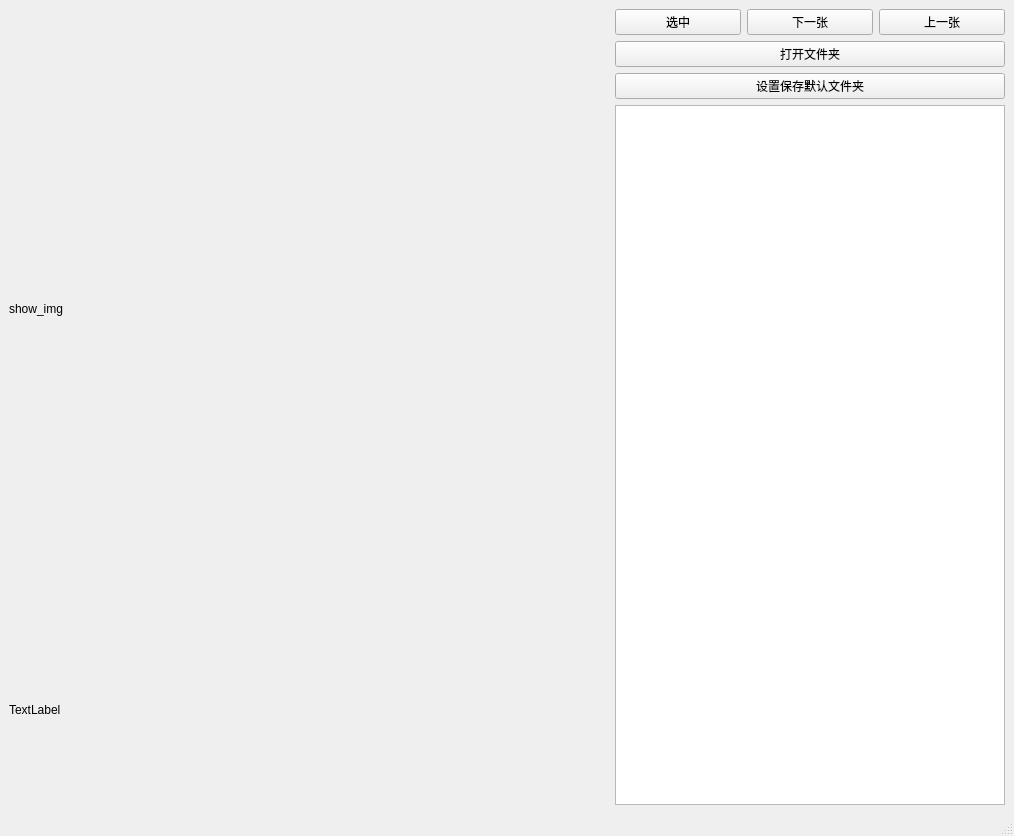
<?xml version="1.0" encoding="UTF-8"?>
<ui version="4.0">
 <class>MainWindow</class>
 <widget class="QMainWindow" name="MainWindow">
  <property name="geometry">
   <rect>
    <x>0</x>
    <y>0</y>
    <width>1014</width>
    <height>836</height>
   </rect>
  </property>
  <property name="windowTitle">
   <string>MainWindow</string>
  </property>
  <widget class="QWidget" name="centralwidget">
   <layout class="QHBoxLayout" name="horizontalLayout_2">
    <item>
     <layout class="QVBoxLayout" name="verticalLayout">
      <item>
       <widget class="QLabel" name="show_img_widget">
        <property name="sizePolicy">
         <sizepolicy hsizetype="Preferred" vsizetype="Preferred">
          <horstretch>2</horstretch>
          <verstretch>0</verstretch>
         </sizepolicy>
        </property>
        <property name="minimumSize">
         <size>
          <width>600</width>
          <height>600</height>
         </size>
        </property>
        <property name="maximumSize">
         <size>
          <width>1280</width>
          <height>1280</height>
         </size>
        </property>
        <property name="text">
         <string>show_img</string>
        </property>
       </widget>
      </item>
      <item>
       <widget class="QLabel" name="label">
        <property name="sizePolicy">
         <sizepolicy hsizetype="Preferred" vsizetype="Preferred">
          <horstretch>1</horstretch>
          <verstretch>0</verstretch>
         </sizepolicy>
        </property>
        <property name="text">
         <string>TextLabel</string>
        </property>
       </widget>
      </item>
     </layout>
    </item>
    <item>
     <layout class="QVBoxLayout" name="verticalLayout_3">
      <item>
       <layout class="QVBoxLayout" name="verticalLayout_2">
        <item>
         <layout class="QHBoxLayout" name="horizontalLayout">
          <item>
           <widget class="QPushButton" name="selectbtn">
            <property name="text">
             <string>选中</string>
            </property>
           </widget>
          </item>
          <item>
           <widget class="QPushButton" name="next_btn">
            <property name="text">
             <string>下一张</string>
            </property>
           </widget>
          </item>
          <item>
           <widget class="QPushButton" name="previous_btn">
            <property name="text">
             <string>上一张</string>
            </property>
           </widget>
          </item>
         </layout>
        </item>
        <item>
         <widget class="QPushButton" name="open_dirbtn">
          <property name="text">
           <string>打开文件夹</string>
          </property>
         </widget>
        </item>
        <item>
         <widget class="QPushButton" name="set_default_dirbtn">
          <property name="text">
           <string>设置保存默认文件夹</string>
          </property>
         </widget>
        </item>
        <item>
         <widget class="QListWidget" name="listWidget"/>
        </item>
       </layout>
      </item>
     </layout>
    </item>
   </layout>
  </widget>
  <widget class="QMenuBar" name="menubar">
   <property name="geometry">
    <rect>
     <x>0</x>
     <y>0</y>
     <width>1014</width>
     <height>22</height>
    </rect>
   </property>
  </widget>
  <widget class="QStatusBar" name="statusbar"/>
 </widget>
 <resources/>
 <connections/>
</ui>
